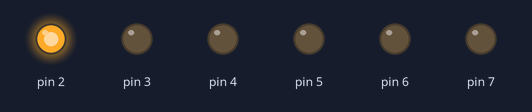
Recording of a program running on a simulated Arduino Nano, built with avr-gcc and run on an emulated ATmega328P. On the bench: output pins drawn as LEDs (lit = HIGH).

Above: at 0.2 s.
At 1.7 s:
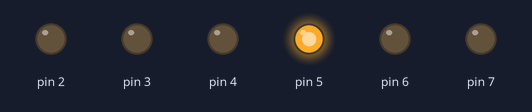
At 3.0 s:
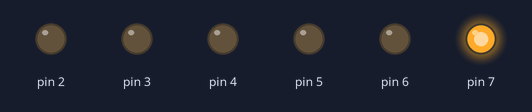
At 6.3 s:
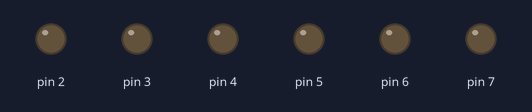
At 7.6 s:
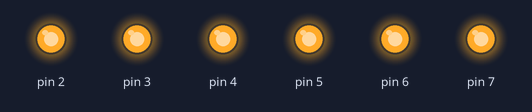
At 8.2 s:
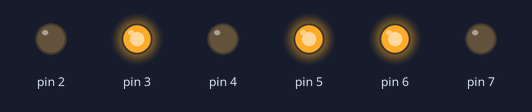
Timing chart, 0 to 11.2 s (numbered marks = the images above):
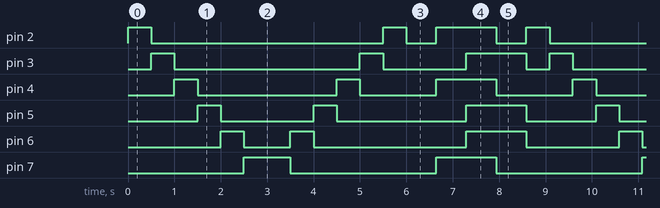

The program:

main.cpp
```cpp
/*
 * @Author: ziyefbk 2827567189@qq.com
 * @Date: 2024-05-17 17:45:23
 * @LastEditors: ziyefbk 2827567189@qq.com
 * @LastEditTime: 2024-05-17 19:53:20
 * @FilePath: \xlab\src\main.cpp
 * @Description: 这是默认设置,请设置`customMade`, 打开koroFileHeader查看配置 进行设置: https://github.com/OBKoro1/koro1FileHeader/wiki/%E9%85%8D%E7%BD%AE
 */
#include <Arduino.h>
// put function declarations here:

void setup() {
  // 设定主角（程序里的变量对应硬件的引脚），引脚功能/作用（输入/输出）
for(int i = 2; i < 8; i++)
pinMode(i,OUTPUT);
}
void spark(){
  for(int i = 2; i < 8; i++ )
  {
    digitalWrite(i , HIGH);
    delay(500);
    digitalWrite(i , LOW);
  }
  for(int i = 7;i >= 2;i--)
  {
    digitalWrite(i , HIGH);
    delay(500);
    digitalWrite(i , LOW);
    }
}
void smooth(){
  for(int j = 0;j<=255;j++){
    for(int i = 2;i<8;i++){
      analogWrite(i,j);
    }
    delay(5);
  }
  for(int j = 255;j>=0;j--){
    for(int i = 2;i<8;i++){
      analogWrite(i,j);
    }
    delay(5);
  }
}
void loop() {
  spark();
  smooth();
}
```

Measured:
- by itself, pin 2: repeats every 8.6 s: LOW 5.0 s, HIGH 0.50 s, LOW 0.65 s, HIGH 1.3 s, LOW 0.65 s, HIGH 0.50 s
- by itself, pin 3: repeats every 8.6 s: LOW 4.0 s, HIGH 0.50 s, LOW 1.8 s, HIGH 1.3 s, LOW 0.51 s, HIGH 0.50 s
- by itself, pin 4: repeats every 8.6 s: LOW 3.0 s, HIGH 0.50 s, LOW 1.6 s, HIGH 1.3 s, LOW 1.6 s, HIGH 0.50 s
- by itself, pin 5: repeats every 8.6 s: LOW 2.0 s, HIGH 0.50 s, LOW 2.8 s, HIGH 1.3 s, LOW 1.5 s, HIGH 0.50 s
- by itself, pin 6: repeats every 8.6 s: LOW 1.0 s, HIGH 0.50 s, LOW 3.3 s, HIGH 1.3 s, LOW 2.0 s, HIGH 0.50 s
- by itself, pin 7: repeats every 8.6 s: LOW 3.1 s, HIGH 1.3 s, LOW 3.1 s, HIGH 1.0 s
